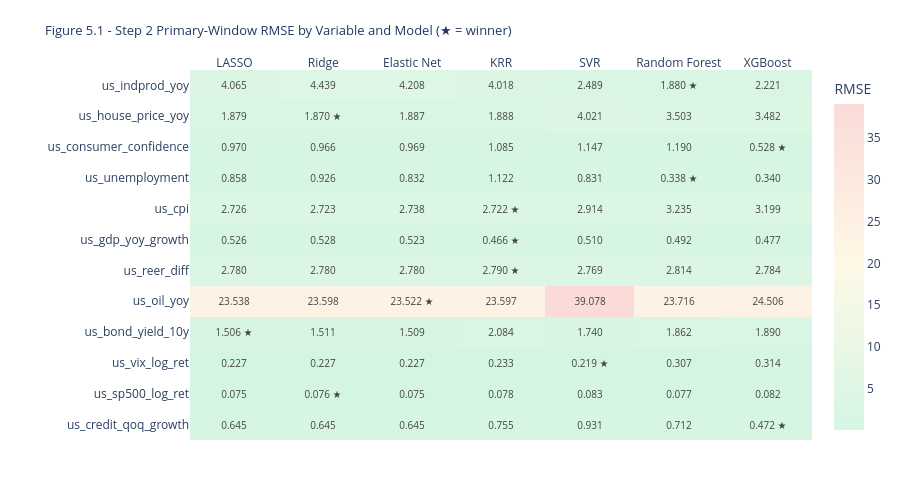

The notebook cell this image was saved under:
### Markdown cell above
## Section 5b - Visualising Step 2 Test Performance
___

Two complementary views of the Step 2 single-origin static evaluation:

**Figure 5.1** - a heatmap of primary-window RMSE across all seven models for every variable, with the selected winner marked (★ - denoted by unicode code point \u2605). This gives an at-a-glance read on how close the model field is for each variable and whether the winner's margin is meaningful or marginal.

**Figure 5.2** - actual-vs-predicted small multiples for each variable's winning model against the test set and the naive persistence benchmark, with the YoY base-effect sub-window (Table 3.1, Table 5.1) shaded for the four affected variables. This is the direct visual counterpart to Table 5.1 and should be read alongside the DM test results - a visually close fit does not by itself imply statistical significance.

### Code cell
# 5b.1 RMSE heatmap: variable x model (primary window)

model_order = ['LASSO', 'Ridge', 'Elastic Net', 'KRR', 'SVR', 'Random Forest', 'XGBoost']
var_order   = list(VARIABLES.keys())

rmse_matrix = pd.DataFrame(
    {m: [eval_results[v][m]['RMSE (primary)'] for v in var_order] for m in model_order},
    index=var_order
)

annot_text = rmse_matrix.copy().astype(object)
for v in var_order:
    for m in model_order:
        val = rmse_matrix.loc[v, m]
        marker = ' \u2605' if m == winner_dict[v] else ''
        annot_text.loc[v, m] = f'{val:.3f}{marker}'

fig = go.Figure(data=go.Heatmap(
    z=rmse_matrix.values,
    x=model_order,
    y=var_order,
    text=annot_text.values,
    texttemplate='%{text}',
    textfont=dict(size=10),
    colorscale=[[0, '#D5F5E3'], [0.5, '#FEF9E7'], [1, '#FADBD8']],
    colorbar=dict(title='RMSE'),
    hovertemplate='%{y} - %{x}<br>RMSE: %{z:.4f}<extra></extra>'
))

fig.update_layout(
    title=dict(text='Figure 5.1 - Step 2 Primary-Window RMSE by Variable and Model '
                     '(\u2605 = winner)', font=dict(size=13, color=NAVY)),
    template=TEMPLATE,
    height=480,
    margin=dict(t=70, b=40, l=190, r=40),
    xaxis=dict(side='top')
)
fig.show()

### Figure 1 — Plotly figure (JSON) as saved in the notebook; plotly's stock layout.template omitted (floating-point values rounded to 4 significant figures)
{"data": [{"colorbar": {"title": {"text": "RMSE"}}, "colorscale": [[0, "#D5F5E3"], [0.5, "#FEF9E7"], [1, "#FADBD8"]], "hovertemplate": "%{y} - %{x}<br>RMSE: %{z:.4f}<extra></extra>", "text": [["0.645", "0.645", "0.645", "0.755", "0.931", "0.712", "0.472 ★"], ["0.075", "0.076 ★", "0.075", "0.078", "0.083", "0.077", "0.082"], ["0.227", "0.227", "0.227", "0.233", "0.219 ★", "0.307", "0.314"], ["1.506 ★", "1.511", "1.509", "2.084", "1.740", "1.862", "1.890"], ["23.538", "23.598", "23.522 ★", "23.597", "39.078", "23.716", "24.506"], ["2.780", "2.780", "2.780", "2.790 ★", "2.769", "2.814", "2.784"], ["0.526", "0.528", "0.523", "0.466 ★", "0.510", "0.492", "0.477"], ["2.726", "2.723", "2.738", "2.722 ★", "2.914", "3.235", "3.199"], ["0.858", "0.926", "0.832", "1.122", "0.831", "0.338 ★", "0.340"], ["0.970", "0.966", "0.969", "1.085", "1.147", "1.190", "0.528 ★"], ["1.879", "1.870 ★", "1.887", "1.888", "4.021", "3.503", "3.482"], ["4.065", "4.439", "4.208", "4.018", "2.489", "1.880 ★", "2.221"]], "textfont": {"size": 10}, "texttemplate": "%{text}", "type": "heatmap", "x": ["LASSO", "Ridge", "Elastic Net", "KRR", "SVR", "Random Forest", "XGBoost"], "y": ["us_credit_qoq_growth", "us_sp500_log_ret", "us_vix_log_ret", "us_bond_yield_10y", "us_oil_yoy", "us_reer_diff", "us_gdp_yoy_growth", "us_cpi", "us_unemployment", "us_consumer_confidence", "us_house_price_yoy", "us_indprod_yoy"], "z": [[0.6446, 0.645, 0.6447, 0.7546, 0.9315, 0.7124, 0.4725], [0.0755, 0.0756, 0.0755, 0.0784, 0.0829, 0.0772, 0.0817], [0.227, 0.227, 0.227, 0.2327, 0.2189, 0.3075, 0.3139], [1.506, 1.511, 1.509, 2.084, 1.74, 1.862, 1.89], [23.54, 23.6, 23.52, 23.6, 39.08, 23.72, 24.51], [2.78, 2.78, 2.78, 2.79, 2.769, 2.814, 2.784], [0.5257, 0.5281, 0.5227, 0.4655, 0.5104, 0.4922, 0.4775], [2.726, 2.723, 2.738, 2.722, 2.914, 3.235, 3.199], [0.8582, 0.9256, 0.8324, 1.122, 0.831, 0.3382, 0.3402], [0.9699, 0.9656, 0.9693, 1.085, 1.147, 1.19, 0.5283], [1.879, 1.87, 1.887, 1.888, 4.021, 3.503, 3.482], [4.065, 4.439, 4.208, 4.018, 2.489, 1.88, 2.221]]}], "layout": {"height": 480, "margin": {"b": 40, "l": 190, "r": 40, "t": 70}, "title": {"font": {"color": "#1F3864", "size": 13}, "text": "Figure 5.1 - Step 2 Primary-Window RMSE by Variable and Model (★ = winner)"}, "xaxis": {"side": "top"}}}
